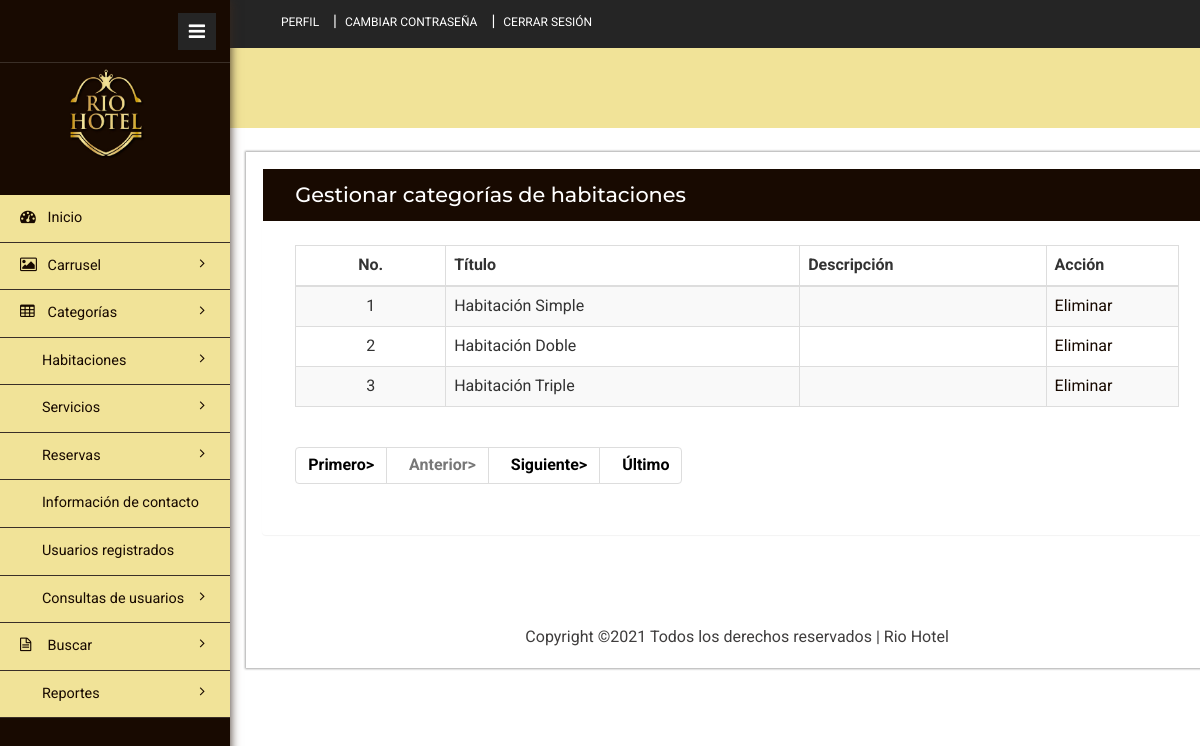
Page /admin/manage-category.php (signed in) on the committed database.
### tables this page shows
CREATE TABLE `tblcategory` (
  `ID` int(10) NOT NULL,
  `CategoryName` varchar(120) DEFAULT NULL,
  `Description` mediumtext DEFAULT NULL,
  `Date` timestamp NULL DEFAULT current_timestamp()
);

### admin/manage-category.php (the view, shortened to what this page needs)
<?php
include('includes/dbconnection.php');
if (strlen($_SESSION['hbmsaid'] == 0)) {
	header('location:logout.php');
} else {
?>
	<!DOCTYPE HTML>
	<html lang="es">
	<head>
		<link href="css/bootstrap.min.css" rel='stylesheet' type='text/css' />
		<link href="css/style.css" rel='stylesheet' type='text/css' />
		<link href="css/font-awesome.css" rel="stylesheet">
		<link rel="stylesheet" href="css/icon-font.min.css" type='text/css' />
	</head>
	<body>
		<div class="page-container">
			<div class="left-content">
				<div class="inner-content">
					<?php include_once('includes/header.php'); ?>
					<div class="content">
						<div class="women_main">
							<div class="grids">
								<div class="panel panel-widget forms-panel">
									<div class="forms">
										<div class="form-grids widget-shadow" data-example-id="basic-forms">
											<div class="form-title">
												<h4>Gestionar categorías de habitaciones</h4>
											</div>
											<div class="form-body">
												<table class="table table-bordered table-striped table-vcenter js-dataTable-full-pagination">
													<thead>
														<tr>
															<th class="text-center">No.</th>
															<th>Título</th>
															<th class="d-none d-sm-table-cell">Descripción</th>
															<th class="d-none d-sm-table-cell" style="width: 15%;">Acción</th>
														</tr>
													</thead>
													<tbody>
														<?php
														if (isset($_GET['pageno'])) {
															$pageno = $_GET['pageno'];
														} else {
															$pageno = 1;
														}
														$no_of_records_per_page = 3;
														$offset = ($pageno - 1) * $no_of_records_per_page;
														$ret = "SELECT ID FROM tblcategory";
														$query1 = $dbh->prepare($ret);
														$query1->execute();
														$total_rows = $query1->rowCount();
														$total_pages = ceil($total_rows / $no_of_records_per_page);
														$sql = "SELECT * from tblcategory LIMIT $offset, $no_of_records_per_page";
														$query = $dbh->prepare($sql);
														$query->execute();
														$results = $query->fetchAll(PDO::FETCH_OBJ);
														$cnt = 1;
														if ($query->rowCount() > 0) {
															foreach ($results as $row) {               ?>
																<tr>
																	<td class="text-center"><?php echo htmlentities($cnt); ?></td>
																	<td class="font-w600"><?php echo htmlentities($row->CategoryName); ?></td>
																	<td class="d-none d-sm-table-cell"><?php echo htmlentities($row->Description); ?></td>
																	<td class="d-none d-sm-table-cell"><a href="manage-category.php?delid=<?php echo ($row->ID); ?>" onclick="return confirm('Do you really want to Delete ?');">Eliminar</a></td>
																</tr>
														<?php $cnt = $cnt + 1;
															}
														} ?>
													</tbody>
												</table>
												<div align="left">
													<ul class="pagination">
														<li><a href="?pageno=1"><strong>Primero></strong></a></li>
														<li class="<?php if ($pageno <= 1) {
																		echo 'disabled';
																	} ?>">
															<a href="<?php if ($pageno <= 1) {
																			echo '#';
																		} else {
																			echo "?pageno=" . ($pageno - 1);
																		} ?>"><strong style="padding-left: 10px">Anterior></strong></a>
														</li>
														<li class="<?php if ($pageno >= $total_pages) {
																		echo 'disabled';
																	} ?>">
															<a href="<?php if ($pageno >= $total_pages) {
																			echo '#';
																		} else {
																			echo "?pageno=" . ($pageno + 1);
																		} ?>"><strong style="padding-left: 10px">Siguiente></strong></a>
														</li>
														<li><a href="?pageno=<?php echo $total_pages; ?>"><strong style="padding-left: 10px">Último</strong></a></li>
													</ul>
												</div>
											</div>
										</div>
									</div>
								</div>
							</div>
							<?php include_once('includes/footer.php'); ?>
						</div>
					</div>
				</div>
			</div>
			<?php include_once('includes/sidebar.php'); ?>
		</div>
	</body>
	</html><?php }  ?>

### rows in the picture
tblcategory: CategoryName "Habitación Simple"
tblcategory: CategoryName "Habitación Doble"
tblcategory: CategoryName "Habitación Triple"
